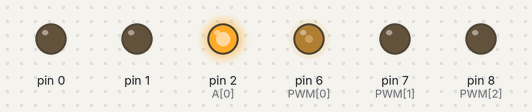
Simulated run of this sketch. Board: Arduino Uno, built with avr-gcc and run on an emulated ATmega328P. Parts: output pins drawn as LEDs (lit = HIGH).

Above: at 0.1 s.
Timing chart, 0 to 1.6 s (numbered marks = the images above):
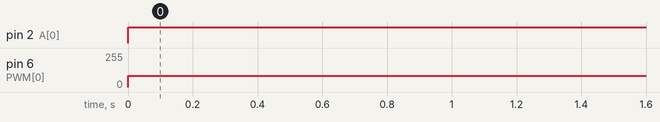

Measured:
- by itself, pin 2 (A[0]): LOW → HIGH at 0.00 s
- by itself, pin 6 (PWM[0]): 0/255 → 86/255 at 0.00 s

The sketch:

movimenti_holonomici.ino
```cpp
byte A[3]={2,10,12};
byte B[3]={3,11,13};
byte PWM [3]={6,7,8};

float vy;
float vx;
float velocita1;
float velocita2;
float velocita3;


void setup() {

  for(int i = 0 ; i<3 ; i++)
  {
    pinMode(i,OUTPUT);
  }


}

void loop() {
  vm(100, 0);


}
void orario(int mot ){
  digitalWrite(A[mot],HIGH);
  digitalWrite(B[mot],LOW);
}
void antiorario(int mot){
  digitalWrite(A[mot],LOW);
  digitalWrite(B[mot],HIGH);
}


void vm(float V, float d)
{
  float movimento;

  vx=V*cos(rad(d));
  vy=-V*sin(rad(d));

  velocita1=sin(rad(60))*vx+cos (rad(60))*vy;//vmot1
  velocita2=sin(rad(180))*vx+cos (rad(180))*vy;//vmot2
  velocita3=sin(rad(270))*vx+cos (rad(270))*vy;//vmot3

  if(velocita1>0)
  {
    orario(0);
  }
  else
  {
    antiorario(0);
  }
  analogWrite(PWM[0],velocita1);
    if(velocita2>0)
  {
    orario(1);
  }
  else
  {
    antiorario(1);
  }
  analogWrite(PWM[1],velocita2);
    if(velocita3>0)
  {
    orario(2);
  }
  else
  {
    antiorario(2);
  }
  analogWrite(PWM[2],velocita3);
}

float rad(float d)
{
  return(d*PI)/180;
}
```
